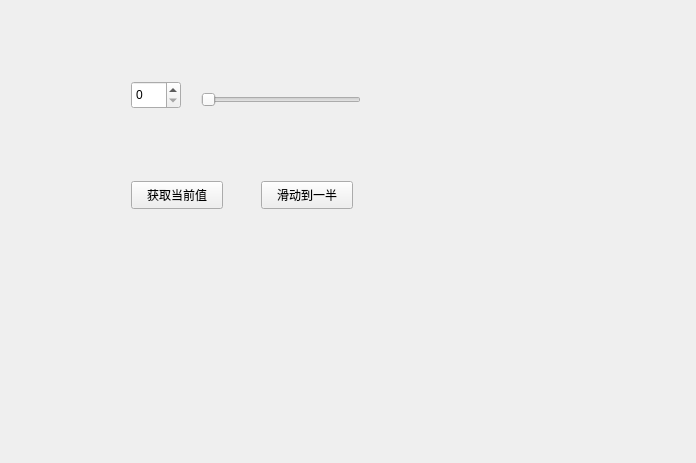
<?xml version="1.0" encoding="UTF-8"?>
<ui version="4.0">
 <class>Widget</class>
 <widget class="QWidget" name="Widget">
  <property name="geometry">
   <rect>
    <x>0</x>
    <y>0</y>
    <width>696</width>
    <height>463</height>
   </rect>
  </property>
  <property name="windowTitle">
   <string>Widget</string>
  </property>
  <layout class="QHBoxLayout" name="horizontalLayout">
   <item>
    <widget class="QWidget" name="widget" native="true">
     <widget class="QSpinBox" name="spinBox">
      <property name="geometry">
       <rect>
        <x>120</x>
        <y>70</y>
        <width>50</width>
        <height>28</height>
       </rect>
      </property>
     </widget>
     <widget class="QSlider" name="horizontalSlider">
      <property name="geometry">
       <rect>
        <x>190</x>
        <y>80</y>
        <width>160</width>
        <height>18</height>
       </rect>
      </property>
      <property name="orientation">
       <enum>Qt::Orientation::Horizontal</enum>
      </property>
     </widget>
     <widget class="QPushButton" name="pushButton">
      <property name="geometry">
       <rect>
        <x>120</x>
        <y>170</y>
        <width>92</width>
        <height>28</height>
       </rect>
      </property>
      <property name="text">
       <string>获取当前值</string>
      </property>
     </widget>
     <widget class="QPushButton" name="pushButton_2">
      <property name="geometry">
       <rect>
        <x>250</x>
        <y>170</y>
        <width>92</width>
        <height>28</height>
       </rect>
      </property>
      <property name="text">
       <string>滑动到一半</string>
      </property>
     </widget>
    </widget>
   </item>
  </layout>
 </widget>
 <resources/>
 <connections/>
</ui>
